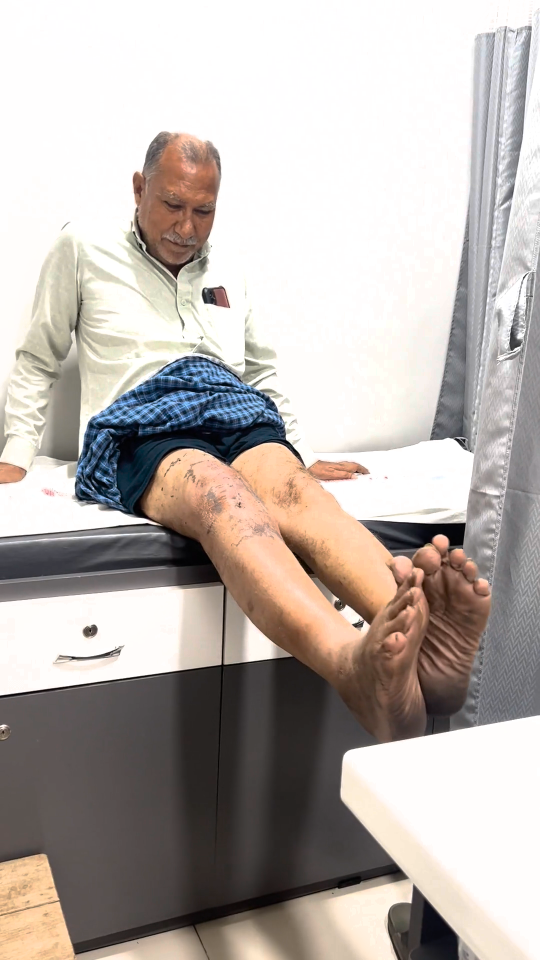
#> input picture frame 21 of public/galleri/opreation/IMG_3815.MP4, 1080 x 1920 px (shown at 1/2 size)
$ python generate_video_thumbnails.py
#> lines starting #> are read from the running program, lines starting #| are printed output that depends on the picture
import os
import cv2
from PIL import Image

def generate_video_thumbnails():
    video_dir = os.path.join("public", "galleri", "opreation")
    thumb_dir = os.path.join(video_dir, "thumbnails")
    os.makedirs(thumb_dir, exist_ok=True)

    files = [f for f in os.listdir(video_dir) if f.lower().endswith(('.mov', '.mp4'))]
    print(f"Found {len(files)} video files.")

    for f in sorted(files):
        video_path = os.path.join(video_dir, f)
        base_name = os.path.splitext(f)[0]
        thumb_path = os.path.join(thumb_dir, f"{base_name}.webp")

        cap = cv2.VideoCapture(video_path)
        if not cap.isOpened():
            print(f"Could not open video: {f}")
            continue

        fps = cap.get(cv2.CAP_PROP_FPS) or 30
        frame_count = cap.get(cv2.CAP_PROP_FRAME_COUNT) or 100

        # Capture frame at ~1.5s or 20% into the video
        target_frame = int(min(fps * 1.5, frame_count * 0.2))
        cap.set(cv2.CAP_PROP_POS_FRAMES, target_frame)

        success, frame = cap.read()
#> frame is the input picture: shape (1920, 1080, 3); mean B, G, R 172.8, 177.6, 185.4
        if not success:
            cap.set(cv2.CAP_PROP_POS_FRAMES, 0)
            success, frame = cap.read()

        if success:
            # Convert BGR to RGB
            rgb_frame = cv2.cvtColor(frame, cv2.COLOR_BGR2RGB)
            pil_img = Image.fromarray(rgb_frame)

            # Resize if very large (e.g. 4K -> max width 720px for super fast loading)
            w, h = pil_img.size
#> w = 1080; h = 1920
            if w > 720:
                new_h = int(h * (720 / w))
#> new_h = 1280
                pil_img = pil_img.resize((720, new_h), Image.Resampling.LANCZOS)
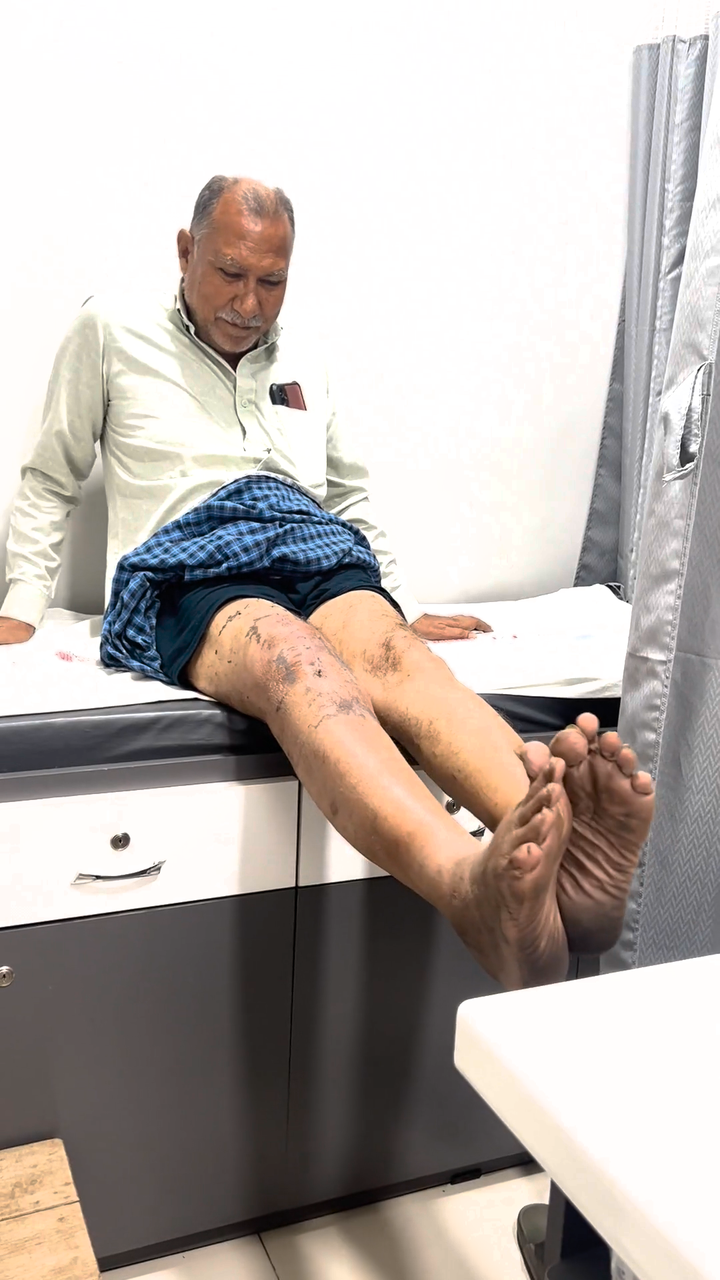
#> pil_img: PIL image 720x1280 RGB; mean R, G, B 185.4, 177.6, 172.8

            pil_img.save(thumb_path, "WEBP", quality=82, method=6)
            size_kb = os.path.getsize(thumb_path) / 1024
            print(f"Generated {thumb_path} ({size_kb:.1f} KB)")
        else:
            print(f"Failed to read frame from {f}")

        cap.release()

    print("All thumbnails generated successfully!")

if __name__ == "__main__":
    generate_video_thumbnails()
